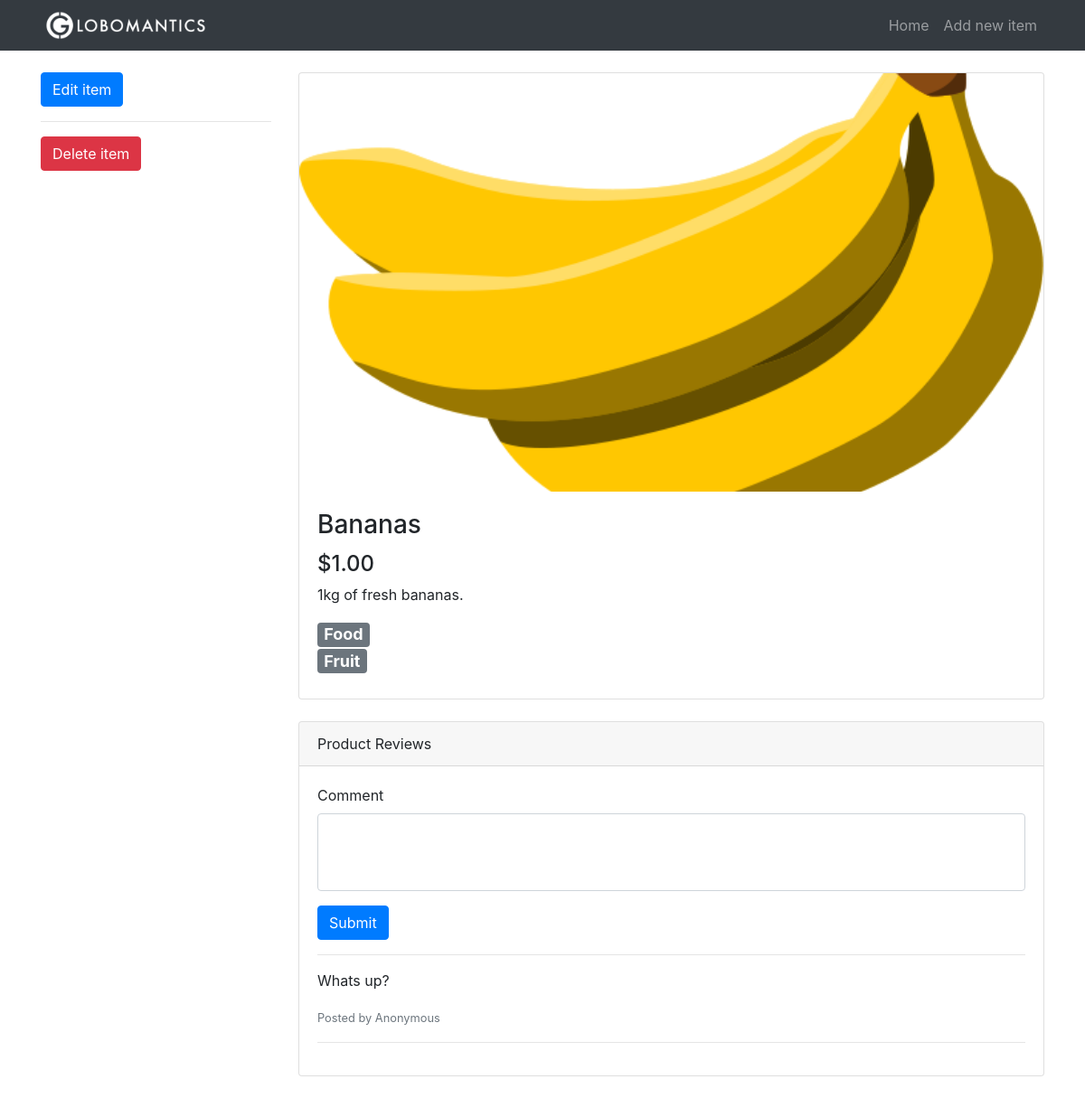
The app's page /item/2 with its own data.
### tables this page shows
CREATE TABLE items(
                    id              INTEGER PRIMARY KEY AUTOINCREMENT,
                    title           TEXT,
                    description     TEXT,
                    price           REAL,
                    image           TEXT,
                    category_id     INTEGER,
                    subcategory_id  INTEGER,
                    FOREIGN KEY(category_id) REFERENCES categories(id),
                    FOREIGN KEY(subcategory_id) REFERENCES subcategories(id)
);

CREATE TABLE categories(
                    id              INTEGER PRIMARY KEY AUTOINCREMENT,
                    name            TEXT
);

CREATE TABLE subcategories(
                    id              INTEGER PRIMARY KEY AUTOINCREMENT,
                    name            TEXT,
                    category_id     INTEGER,
                    FOREIGN KEY(category_id) REFERENCES categories(id)
);

CREATE TABLE comments(
                    id              INTEGER PRIMARY KEY AUTOINCREMENT,
                    content         TEXT,
                    item_id         INTEGER,
                    FOREIGN KEY(item_id) REFERENCES items(id)
);

### app.py (the view)
@app.route("/item/<int:item_id>")
def item(item_id):
    c = get_db().cursor()
    item_from_db = c.execute("""SELECT
                   i.id, i.title, i.description, i.price, i.image, c.name, s.name
                   FROM
                   items AS i
                   INNER JOIN categories AS c ON i.category_id = c.id
                   INNER JOIN subcategories AS s ON i.subcategory_id = s.id
                   WHERE i.id = ?""",
                   (item_id,)
    )
    row = c.fetchone()
    try:
        item = {
            "id": row[0],
            "title": row[1],
            "description": row[2],
            "price": row[3],
            "image": row[4],
            "category": row[5],
            "subcategory": row[6]
        }
    except:
        item = {}
    if item:
        comments_from_db = c.execute("""SELECT content FROM comments
                    WHERE item_id = ? ORDER BY id DESC""",
                    (item_id,)
        )
        comments = []
        for row in comments_from_db:
            comment = {
                "content": row[0]
            }
            comments.append(comment)
        commentForm    = NewCommentForm()
        commentForm.item_id.data = item_id
        deleteItemForm = DeleteItemForm()
        return render_template("item.html", commentForm=commentForm, item=item, comments=comments, deleteItemForm=deleteItemForm)
    return redirect(url_for("home"))

### app.py
class NewCommentForm(FlaskForm):
    content = TextAreaField("Comment", validators=[InputRequired("Input is required."), DataRequired("Data is required.")])
    item_id = HiddenField(validators=[DataRequired()])
    submit  = SubmitField("Submit")

class DeleteItemForm(FlaskForm):
    submit      = SubmitField("Delete item")

### app.py (called while the page is built)
def get_db():
    db = getattr(g, "_database", None)
    if db is None:
        db = g._database = sqlite3.connect("db/globomantics.db")
    return db

@app.teardown_appcontext
def close_connection(exception):
    db = getattr(g, "_database", None)
    if db is not None:
        db.close()

### templates/item.html (shortened to what this page needs)
{% extends 'base.html' %}
{% block content %}
<div class="row">
  <div class="col-lg-3 my-4">
    <a href="{{ url_for('edit_item', item_id=item.id) }}" class="btn btn-primary">Edit item</a><hr>
    <form class="delete-form" method="POST" action="{{ url_for('delete_item', item_id=item.id) }}">
      {{ deleteItemForm.submit(class="btn btn-danger", onclick="return confirm('Are you sure you want to delete this item?');") }}
    </form>
  </div>
  <div class="col-lg-9">
    <div class="card mt-4">
      <div class="embed-responsive embed-responsive-16by9">
        <img class="card-img-top embed-responsive-item" src="{% if item.image %}{{ url_for('uploads', filename=item.image) }}{% else %}{{ url_for('static', filename='images/placeholder.png') }}{% endif %}">
      </div>
      <div class="card-body">
        <h3 class="card-title">{{ item.title }}</h3>
        <h4>{{ "$%.2f" | format(item.price) }}</h4>
        <p class="card-text">{{ item.description | safe }}</p>
        <h4>
          <div class="badge badge-secondary">{{ item.category }}</div> <br>
          <div class="badge badge-secondary">{{ item.subcategory }}</div>
        </h4>
      </div>
    </div>
    <div class="card card-outline-secondary my-4">
      <div class="card-header">
        Product Reviews
      </div>
      <div class="card-body">
        <form class="comment-form" action="{{ url_for('new_comment') }}" method="POST">
            <div class="form-group">
                {{ commentForm.content.label }}
                {{ commentForm.content(class="form-control", rows="3") }}
            </div>
            {{ commentForm.submit(class="btn btn-primary") }}
        </form>
        <hr>
        {% if comments %}
        {% for comment in comments %}
        <p>{{ comment.content }}</p>
        <small class="text-muted">Posted by Anonymous</small>
        <hr>
        {% endfor %}
        {% else %}
        <p class="placeholder-comment">Be the first to comment on this item</p>
        {% endif %}
      </div>
    </div>
  </div>
</div>
{% endblock %}

### static/css/style.css (style rules this page uses)
body { padding-top: 56px; }
.card-img-top { object-fit: cover; }
textarea { resize: none; }
.delete-form { display: inline; }
#content:invalid { box-shadow:none; }

### records on screen
items: image (picture), title "Bananas", price "$1.00", description "1kg of fresh bananas."
categories: category "Food"
subcategories: subcategory "Fruit"
comments: content "Whats up?"

### other values on screen
{{ commentForm.content.label }} "Comment"
